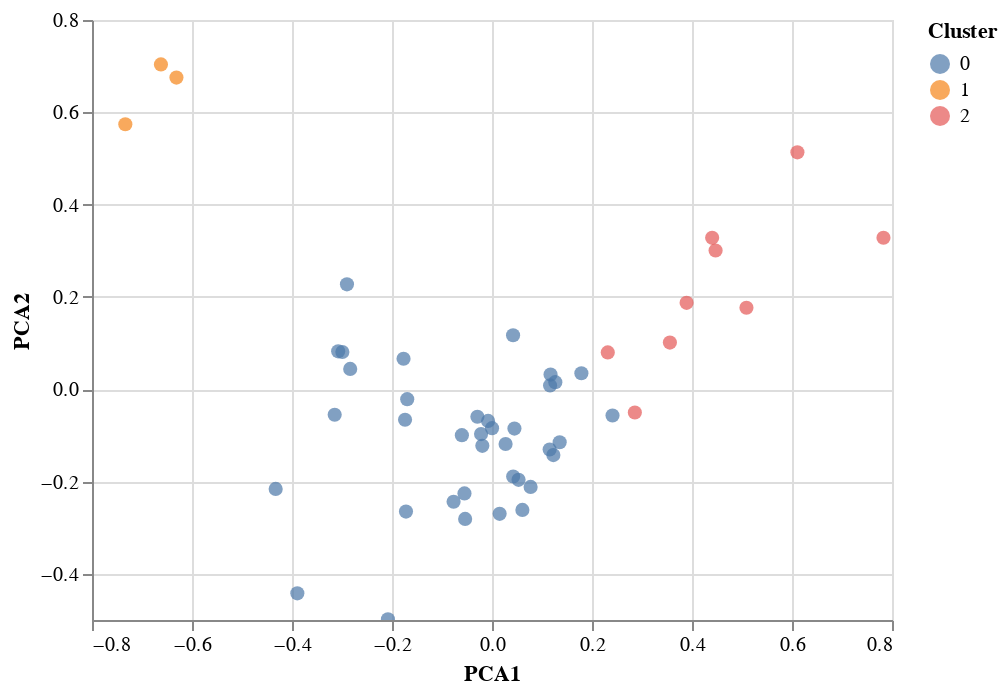

Write notebook code for a chart like this one.
### Code cell
chart = alt.Chart(cluster_PCA).mark_circle(size=50).encode(
    x='PCA1',
    y='PCA2',
    color='Cluster:N',
    tooltip=['State', 'Frequency', 'Percentage']
).interactive()

chart.save('../report/assets/pca-cluster.html')

chart

### Figure 1 — Vega-Lite specification as saved in the notebook (floating-point values rounded to 4 significant figures)
{"config": {"view": {"continuousWidth": 400, "continuousHeight": 300}}, "data": {"name": "data-3e5bdae5a2e1acfb4f9845e9992525f7"}, "mark": {"type": "circle", "size": 50}, "encoding": {"color": {"field": "Cluster", "type": "nominal"}, "tooltip": [{"field": "State", "type": "nominal"}, {"field": "Frequency", "type": "nominal"}, {"field": "Percentage", "type": "nominal"}], "x": {"field": "PCA1", "type": "quantitative"}, "y": {"field": "PCA2", "type": "quantitative"}}, "selection": {"selector001": {"type": "interval", "bind": "scales", "encodings": ["x", "y"]}}, "$schema": "https://vega.github.io/schema/vega-lite/v4.17.0.json", "datasets": {"data-3e5bdae5a2e1acfb4f9845e9992525f7": [{"PCA1": 0.04488, "PCA2": -0.08521, "State": "Alabama", "Frequency": "12,470", "Percentage": "0.7%", "Cluster": 0}, {"PCA1": 0.2315, "PCA2": 0.07985, "State": "Alaska", "Frequency": "7,680", "Percentage": "0.4%", "Cluster": 2}, {"PCA1": 8.916e-05, "PCA2": -0.08431, "State": "Arizona", "Frequency": "133,455", "Percentage": "7.7%", "Cluster": 0}, {"PCA1": -0.06022, "PCA2": -0.09956, "State": "Arkansas", "Frequency": "12,144", "Percentage": "0.7%", "Cluster": 0}, {"PCA1": -0.4327, "PCA2": -0.216, "State": "California", "Frequency": "133,017", "Percentage": "7.7%", "Cluster": 0}, {"PCA1": -0.007811, "PCA2": -0.06861, "State": "Colorado", "Frequency": "54,354", "Percentage": "3.2%", "Cluster": 0}, {"PCA1": 0.04214, "PCA2": 0.1171, "State": "Connecticut", "Frequency": "62,440", "Percentage": "3.6%", "Cluster": 0}, {"PCA1": 0.1788, "PCA2": 0.03457, "State": "Delaware", "Frequency": "7,635", "Percentage": "0.4%", "Cluster": 0}, {"PCA1": 0.6108, "PCA2": 0.5132, "State": "District_Columbia", "Frequency": "4,348", "Percentage": "0.3%", "Cluster": 2}, {"PCA1": 0.4472, "PCA2": 0.3007, "State": "Florida", "Frequency": "30,006", "Percentage": "1.7%", "Cluster": 2}, {"PCA1": -0.2081, "PCA2": -0.4984, "State": "Georgia", "Frequency": "40,232", "Percentage": "2.3%", "Cluster": 0}, {"PCA1": -0.2901, "PCA2": 0.2273, "State": "Hawaii", "Frequency": "8,187", "Percentage": "0.5%", "Cluster": 0}, {"PCA1": 0.2857, "PCA2": -0.05046, "State": "Idaho", "Frequency": "7,583", "Percentage": "0.4%", "Cluster": 2}, {"PCA1": -0.2993, "PCA2": 0.0807, "State": "Illinois", "Frequency": "39,772", "Percentage": "2.3%", "Cluster": 0}, {"PCA1": 0.01527, "PCA2": -0.27, "State": "Indiana", "Frequency": "15,028", "Percentage": "0.9%", "Cluster": 0}, {"PCA1": 0.07721, "PCA2": -0.2116, "State": "Iowa", "Frequency": "23,151", "Percentage": "1.3%", "Cluster": 0}, {"PCA1": 0.04235, "PCA2": -0.189, "State": "Kansas", "Frequency": "3,954", "Percentage": "0.2%", "Cluster": 0}, {"PCA1": -0.6311, "PCA2": 0.6752, "State": "Kentucky", "Frequency": "66,189", "Percentage": "3.8%", "Cluster": 1}, {"PCA1": -0.3893, "PCA2": -0.4423, "State": "Louisiana", "Frequency": "14,192", "Percentage": "0.8%", "Cluster": 0}, {"PCA1": 0.1353, "PCA2": -0.115, "State": "Maine", "Frequency": "6,860", "Percentage": "0.4%", "Cluster": 0}, {"PCA1": -0.2836, "PCA2": 0.04409, "State": "Maryland", "Frequency": "30,143", "Percentage": "1.7%", "Cluster": 0}, {"PCA1": -0.05506, "PCA2": -0.2257, "State": "Massachusetts", "Frequency": "67,710", "Percentage": "3.9%", "Cluster": 0}, {"PCA1": -0.1696, "PCA2": -0.02157, "State": "Michigan", "Frequency": "72,108", "Percentage": "4.2%", "Cluster": 0}, {"PCA1": 0.02719, "PCA2": -0.1186, "State": "Minnesota", "Frequency": "51,636", "Percentage": "3.0%", "Cluster": 0}, {"PCA1": -0.3146, "PCA2": -0.05524, "State": "Mississippi", "Frequency": "4,464", "Percentage": "0.3%", "Cluster": 0}, {"PCA1": -0.3077, "PCA2": 0.08204, "State": "Missouri", "Frequency": "47,258", "Percentage": "2.7%", "Cluster": 0}, {"PCA1": -0.1739, "PCA2": -0.06616, "State": "Montana", "Frequency": "1,139", "Percentage": "0.1%", "Cluster": 0}, {"PCA1": 0.1161, "PCA2": 0.008324, "State": "Nebraska", "Frequency": "9,656", "Percentage": "0.6%", "Cluster": 0}, {"PCA1": -0.02922, "PCA2": -0.05958, "State": "Nevada", "Frequency": "8,653", "Percentage": "0.5%", "Cluster": 0}, {"PCA1": 0.4403, "PCA2": 0.328, "State": "NewHampshire", "Frequency": "2,630", "Percentage": "0.2%", "Cluster": 2}, {"PCA1": 0.1153, "PCA2": -0.1306, "State": "NewJersey", "Frequency": "87,474", "Percentage": "5.1%", "Cluster": 0}, {"PCA1": -0.6621, "PCA2": 0.7037, "State": "NewMexico", "Frequency": "1,926", "Percentage": "0.1%", "Cluster": 1}, {"PCA1": -0.172, "PCA2": -0.2651, "State": "NewYork", "Frequency": "258,940", "Percentage": "15.0%", "Cluster": 0}, {"PCA1": -0.7334, "PCA2": 0.5741, "State": "NorthCarolina", "Frequency": "165,041", "Percentage": "9.6%", "Cluster": 1}, {"PCA1": 0.3892, "PCA2": 0.1872, "State": "NorthDakota", "Frequency": "275", "Percentage": "0.0%", "Cluster": 2}, {"PCA1": 0.241, "PCA2": -0.05702, "State": "Ohio", "Frequency": "17,389", "Percentage": "1.0%", "Cluster": 0}, {"PCA1": -0.07684, "PCA2": -0.2438, "State": "Oklahoma", "Frequency": "12,780", "Percentage": "0.7%", "Cluster": 0}, {"PCA1": 0.5089, "PCA2": 0.1767, "State": "Pennsylvania", "Frequency": "26,520", "Percentage": "1.5%", "Cluster": 2}, {"PCA1": -0.1769, "PCA2": 0.06601, "State": "RhodeIsland", "Frequency": "10,654", "Percentage": "0.6%", "Cluster": 0}, {"PCA1": -0.05371, "PCA2": -0.2809, "State": "SouthCarolina", "Frequency": "33,001", "Percentage": "1.9%", "Cluster": 0}, {"PCA1": 0.1171, "PCA2": 0.03178, "State": "SouthDakota", "Frequency": "16,397", "Percentage": "1.0%", "Cluster": 0}, {"PCA1": 0.05312, "PCA2": -0.1962, "State": "Tennessee", "Frequency": "17,537", "Percentage": "1.0%", "Cluster": 0}, {"PCA1": 0.1267, "PCA2": 0.01525, "State": "Texas", "Frequency": "34,162", "Percentage": "2.0%", "Cluster": 0}, {"PCA1": -0.02191, "PCA2": -0.09722, "State": "Utah", "Frequency": "17,100", "Percentage": "1.0%", "Cluster": 0}, {"PCA1": -0.01935, "PCA2": -0.1226, "State": "Vermont", "Frequency": "9,185", "Percentage": "0.5%", "Cluster": 0}, {"PCA1": 0.783, "PCA2": 0.3281, "State": "Virginia", "Frequency": "21,211", "Percentage": "1.2%", "Cluster": 2}, {"PCA1": 0.1227, "PCA2": -0.1427, "State": "Wisconsin", "Frequency": "6,873", "Percentage": "0.4%", "Cluster": 0}, {"PCA1": 0.3558, "PCA2": 0.1011, "State": "Wyoming", "Frequency": "5,166", "Percentage": "0.3%", "Cluster": 2}, {"PCA1": 0.06079, "PCA2": -0.2614, "State": "PuertoRico", "Frequency": "2,778", "Percentage": "0.2%", "Cluster": 0}]}}
